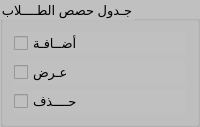
                       <widget class="QGroupBox" name="groupBox_14">
                        <property name="maximumSize">
                         <size>
                          <width>200</width>
                          <height>300</height>
                         </size>
                        </property>
                        <property name="font">
                         <font>
                          <pointsize>10</pointsize>
                         </font>
                        </property>
                        <property name="styleSheet">
                         <string notr="true">background-color: rgb(192, 192, 192);</string>
                        </property>
                        <property name="title">
                         <string>جـدول حصص الطــــلاب</string>
                        </property>
                        <layout class="QGridLayout" name="gridLayout_56">
                         <item row="0" column="0">
                          <widget class="QCheckBox" name="checkBox_419">
                           <property name="font">
                            <font>
                             <pointsize>10</pointsize>
                            </font>
                           </property>
                           <property name="text">
                            <string>أضــافـة</string>
                           </property>
                          </widget>
                         </item>
                         <item row="1" column="0">
                          <widget class="QCheckBox" name="checkBox_420">
                           <property name="font">
                            <font>
                             <pointsize>10</pointsize>
                            </font>
                           </property>
                           <property name="text">
                            <string>عـرض </string>
                           </property>
                          </widget>
                         </item>
                         <item row="2" column="0">
                          <widget class="QCheckBox" name="checkBox_418">
                           <property name="font">
                            <font>
                             <pointsize>10</pointsize>
                            </font>
                           </property>
                           <property name="text">
                            <string>حــــذف</string>
                           </property>
                          </widget>
                         </item>
                        </layout>
                       </widget>
